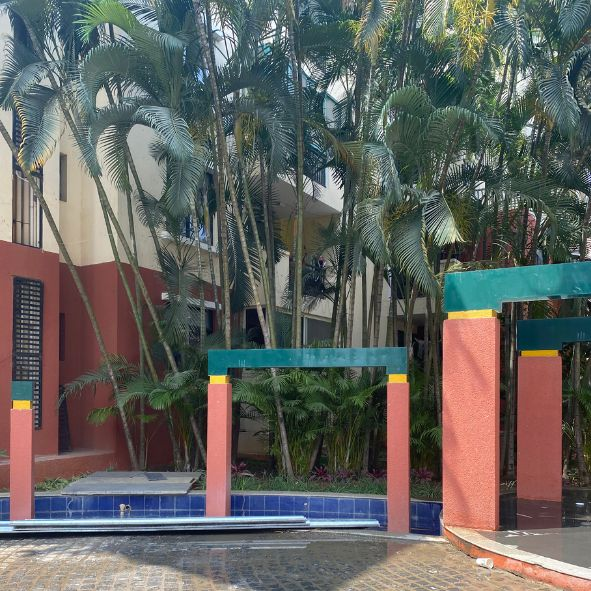
#> input picture inputs/panorama_inputs1/1.jpg, 591 x 591 px
$ python image_stitching.py
#> lines starting #> are read from the running program, lines starting #| are printed output that depends on the picture; after the words box and inside, x2 and y2 are one past the last pixel; in counts of white or black regions, pixels touching at a corner belong together
import cv2
import numpy as np
import matplotlib.pyplot as plt

def save_image(title, img):
    # Function to save image with the given filename
    if len(img.shape) == 3:
        img = cv2.cvtColor(img, cv2.COLOR_BGR2RGB)
    plt.figure(figsize=(10, 5))
    plt.imshow(img)
    plt.title(title)
    plt.axis('off')
    plt.savefig(f'panorama_outputs1/{title}.jpg')

def detect_keypoints_and_descriptors(image):
    # Detect keypoints and compute descriptors using SIFT
    gray = cv2.cvtColor(image, cv2.COLOR_BGR2GRAY)
    sift = cv2.SIFT_create()
    keypoints, descriptors = sift.detectAndCompute(gray, None)
    return keypoints, descriptors

def match_keypoints(descriptors1, descriptors2):
    # Match keypoints using Brute-Force Matcher
    bf = cv2.BFMatcher(normType=cv2.NORM_L2, crossCheck=False)
    matches = bf.knnMatch(descriptors1, descriptors2, k = 2)
    # Apply Lowe's ratio test
    matches = [m for m, n in matches if m.distance < 0.75 * n.distance]
    return matches

def view_matches(image1, image2, keypoints1, keypoints2, matches, i):
    matches.sort(key=lambda x: x.distance)
    img_matches = cv2.drawMatches(image1, keypoints1, image2, keypoints2, matches[:50], None, flags=cv2.DrawMatchesFlags_NOT_DRAW_SINGLE_POINTS)
    save_image(f"keypoint_matches_{i-1}_and_{i}", img_matches)

def homography_matrix(keypoints1, keypoints2, matches):
    dst_pts = np.float32([keypoints1[m.queryIdx].pt for m in matches]).reshape(-1, 1, 2)
    src_pts = np.float32([keypoints2[m.trainIdx].pt for m in matches]).reshape(-1, 1, 2)
    H, _ = cv2.findHomography(src_pts, dst_pts, cv2.RANSAC, 5.0)
    return H

def warp_images(panorama, image, H, i):
    h1, w1 = panorama.shape[:2]
    h2, w2 = image.shape[:2]
    new_width = w1 + w2
    new_height = max(h1, h2)

    # Warping the images to align with panorama
    warped_img = cv2.warpPerspective(image, H, (new_width, new_height))
    # save_image(f"warped_{i}", warped_img)
    extended_panorama = np.zeros((new_height, new_width, 3), dtype=np.uint8)
    # Place the existing panorama on the left
    extended_panorama[:h1, :w1] = panorama
    # save_image(f"extended_panorama_{i}", extended_panorama)
    mask1 = (extended_panorama > 0).astype(np.float32)
    mask2 = (warped_img > 0).astype(np.float32)

    # Blending the images(linear blending)
    blended = (extended_panorama * mask1 + warped_img * mask2) / (mask1 + mask2 + 1e-8)  # Prevent division by zero
    blended = np.clip(blended, 0, 255).astype(np.uint8)
    # save_image(f"blended_{i}", blended)
    return blended


input_images = ["inputs/panorama_inputs1/1.jpg", "inputs/panorama_inputs1/2.jpg", "inputs/panorama_inputs1/3.jpg"]
# input_images = ["inputs/panorama_inputs/IMG_6495.png", "inputs/panorama_inputs/IMG_6497.png", "inputs/panorama_inputs/IMG_6499.png", "inputs/panorama_inputs/IMG_6501.png"]
images = [cv2.imread(image) for image in input_images]
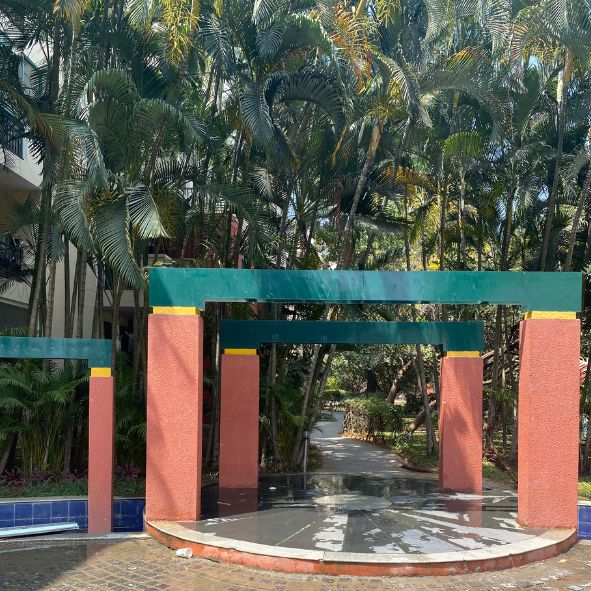
#> input picture inputs/panorama_inputs1/2.jpg, 591 x 591 px
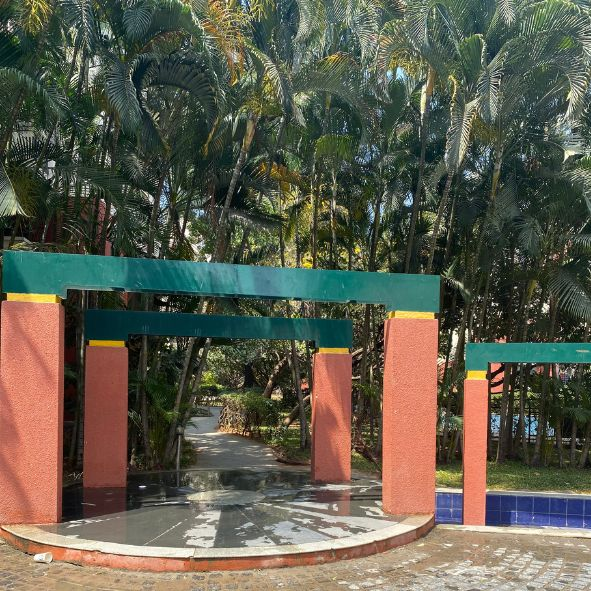
#> input picture inputs/panorama_inputs1/3.jpg, 591 x 591 px
#> images = 3 items
panorama = images[0]
#> panorama is the input picture: shape (591, 591, 3); mean B, G, R 95.5, 99.3, 98.8
for i in range(1, len(images)):
    keypoints1, descriptors1 = detect_keypoints_and_descriptors(panorama)
    if i == 1:
        imagecopy = panorama.copy()
        cv2.drawKeypoints(imagecopy, keypoints1, imagecopy, flags=cv2.DRAW_MATCHES_FLAGS_DRAW_RICH_KEYPOINTS)
        save_image("keypoints1", imagecopy)
    keypoints2, descriptors2 = detect_keypoints_and_descriptors(images[i])
    imagecopy = images[i].copy()
    cv2.drawKeypoints(imagecopy, keypoints2, imagecopy, flags=cv2.DRAW_MATCHES_FLAGS_DRAW_RICH_KEYPOINTS)
    save_image(f"keypoints{i+1}", imagecopy)
    matches = match_keypoints(descriptors1, descriptors2)
    view_matches(images[i - 1], images[i], keypoints1, keypoints2, matches, i)
    H = homography_matrix(keypoints1, keypoints2, matches)
    panorama = warp_images(panorama, images[i], H, i)
    gray_panorama = cv2.cvtColor(panorama, cv2.COLOR_BGR2GRAY)
    _, thresh = cv2.threshold(gray_panorama, 1, 255, cv2.THRESH_BINARY)
    coords = cv2.findNonZero(thresh)
    x, y, w, h = cv2.boundingRect(coords)
    panorama = panorama[y:y+h, x:x+w]
#> this loop made 2 passes
#> (h1 in warp_images, w1 in warp_images, h2 in warp_images, w2 in warp_images, new_width in warp_images, new_height in warp_images, x) on passes 1 to 2: (591, 591, 591, 591, 1182, 591, 0), (591, 1117, 591, 591, 1708, 591, 0)
#> pass 1, in detect_keypoints_and_descriptors (call 2), `gray = cv2.cvtColor(image, cv2.COLOR_BGR2GRAY)`:
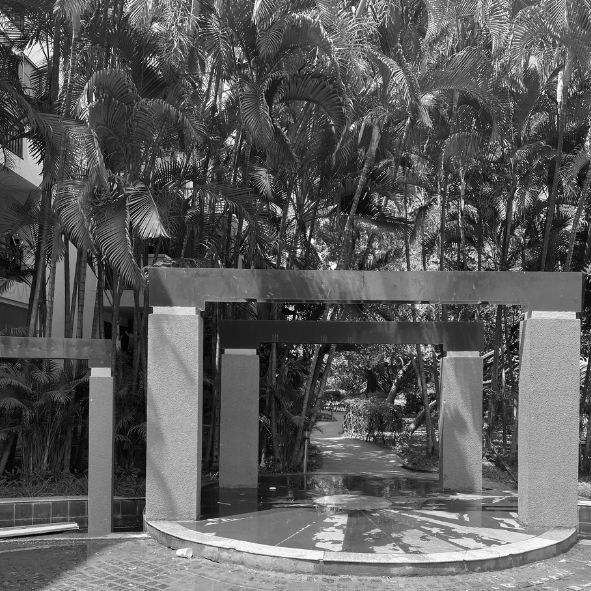
#> gray: shape (591, 591); min 0, max 255, mean 92
#> pass 1, in save_image (call 3), `plt.savefig(f'panorama_outputs1/{title}.jpg')`:
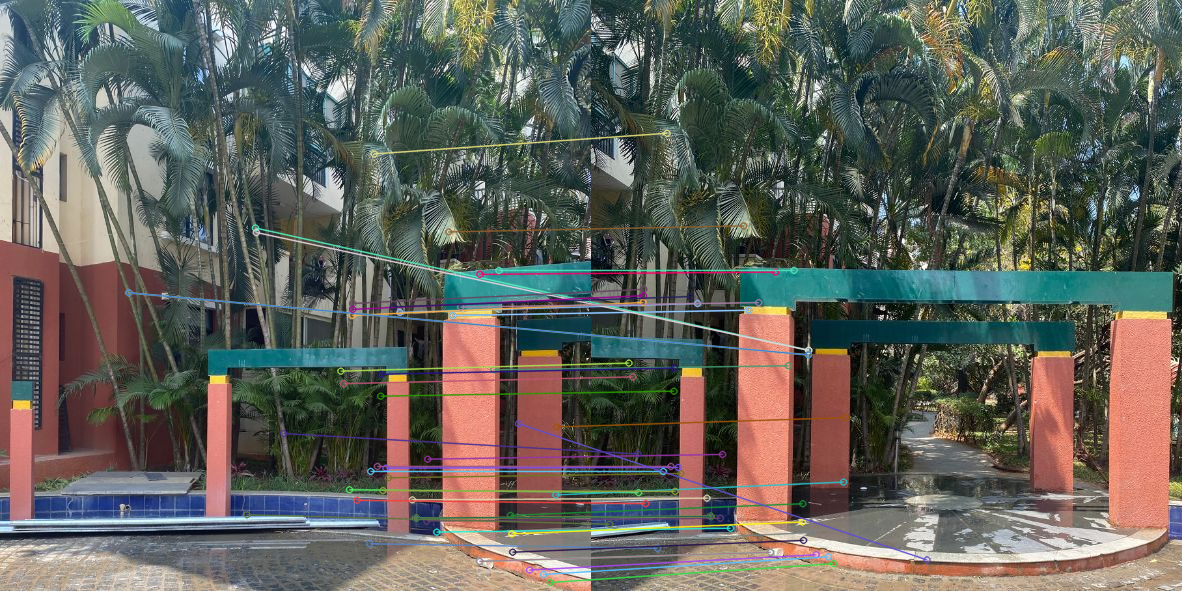
#> shown: shape (591, 1182, 3); mean R, G, B 96.7, 97.4, 90.5
#> after the loop:
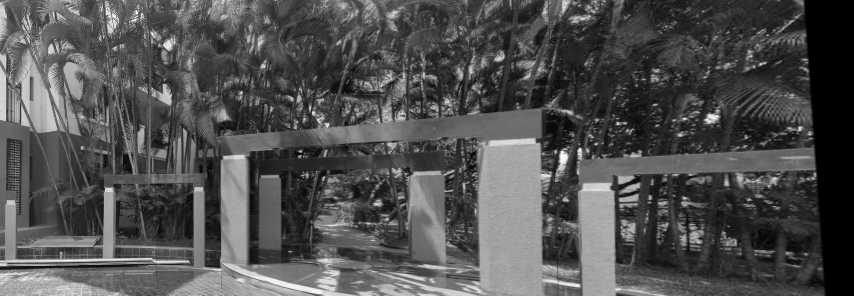
#> gray_panorama: shape (591, 1708) (shown at 1/2 size); min 0, max 254, mean 80.3
#> after the loop:
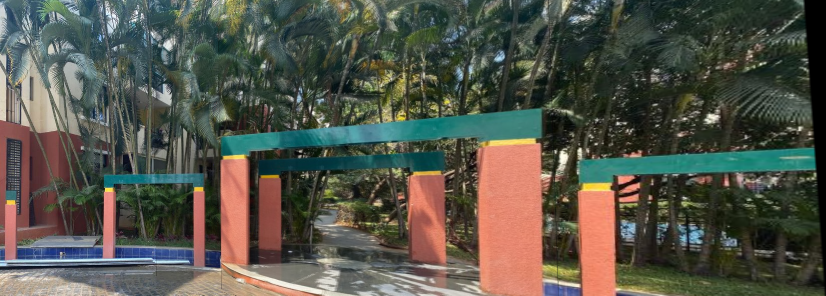
#> panorama: shape (591, 1652, 3) (shown at 1/2 size); mean B, G, R 73.7, 84.3, 84
#> after the loop: thresh: shape (591, 1708); 95.5% white; 3 black regions (2 under 20 px), largest, box (x1, y1, x2, y2) and area: (1610, 0, 1708, 591) 45413

gray_panorama = cv2.cvtColor(panorama, cv2.COLOR_BGR2GRAY)
#> gray_panorama: shape (591, 1652)
_, thresh = cv2.threshold(gray_panorama, 1, 255, cv2.THRESH_BINARY)
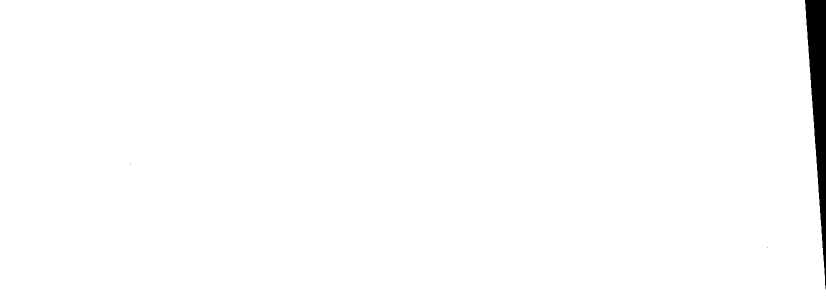
#> thresh: shape (591, 1652) (shown at 1/2 size); 98.7% white; 3 black regions (2 under 20 px), largest, box (x1, y1, x2, y2) and area: (1610, 0, 1652, 579) 12317
coords = cv2.findNonZero(thresh)
#> coords = contour of 964013 points, box (x1, y1, x2, y2) (0, 0, 1652, 591), area 6158
x, y, w, h = cv2.boundingRect(coords)
panorama = panorama[y:y+h, x:x+w]
save_image("final-panorama", panorama)
